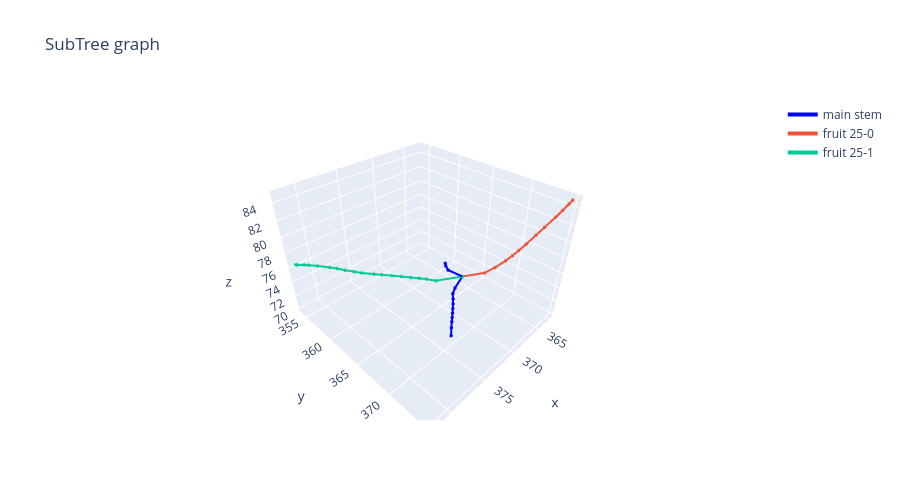

The cell this chart's notebook holds for it:
### Markdown cell above
Let's represent this subgraph:

### Code cell
fig = plotly_treegraph(subtree, height=500, title="SubTree graph", mode="lines+markers", marker_kwargs={'size':2})
fig.show()

### Figure 1 — Plotly figure (JSON) as saved in the notebook; plotly's stock layout.template omitted (floating-point values rounded to 4 significant figures)
{"data": [{"hovertemplate": ["x: %{x}<br>y: %{y}<br>z: %{z}<br>node_id: 389<br>type: main stem", "x: %{x}<br>y: %{y}<br>z: %{z}<br>node_id: 245<br>type: main stem", "x: %{x}<br>y: %{y}<br>z: %{z}<br>node_id: 591<br>type: main stem", "x: %{x}<br>y: %{y}<br>z: %{z}<br>node_id: 592<br>type: main stem", "x: %{x}<br>y: %{y}<br>z: %{z}<br>node_id: 247<br>type: main stem", "x: %{x}<br>y: %{y}<br>z: %{z}<br>node_id: 248<br>type: main stem", "x: %{x}<br>y: %{y}<br>z: %{z}<br>node_id: 249<br>type: main stem", "x: %{x}<br>y: %{y}<br>z: %{z}<br>node_id: 328<br>type: main stem", "x: %{x}<br>y: %{y}<br>z: %{z}<br>node_id: 119<br>type: main stem", "x: %{x}<br>y: %{y}<br>z: %{z}<br>node_id: 292<br>type: main stem", "x: %{x}<br>y: %{y}<br>z: %{z}<br>node_id: 291<br>type: main stem", "x: %{x}<br>y: %{y}<br>z: %{z}<br>node_id: 864<br>type: main stem", "x: %{x}<br>y: %{y}<br>z: %{z}<br>node_id: 329<br>type: main stem", "x: %{x}<br>y: %{y}<br>z: %{z}<br>node_id: 839<br>type: main stem"], "line": {"color": "blue", "width": 4}, "marker": {"size": 2}, "mode": "lines+markers", "name": "main stem", "type": "scatter3d", "x": [373.2, 373.1, 373.0, 373.0, 373.0, 372.9, 372.9, 372.9, 372.9, 372.7, 372.1, 373.6, 374.0, 374.2], "y": [369.4, 369.2, 369.2, 369.2, 369.2, 369.2, 369.2, 369.1, 369.0, 369.1, 369.5, 368.9, 368.9, 368.9], "z": [70.08, 71.12, 72.0, 72.61, 73.23, 73.84, 74.46, 75.1, 75.76, 76.49, 77.83, 79.09, 79.74, 80.2]}, {"hovertemplate": ["x: %{x}<br>y: %{y}<br>z: %{z}<br>node_id: 291<br>type: fruit 25-0", "x: %{x}<br>y: %{y}<br>z: %{z}<br>node_id: 391<br>type: fruit 25-0", "x: %{x}<br>y: %{y}<br>z: %{z}<br>node_id: 75<br>type: fruit 25-0", "x: %{x}<br>y: %{y}<br>z: %{z}<br>node_id: 714<br>type: fruit 25-0", "x: %{x}<br>y: %{y}<br>z: %{z}<br>node_id: 503<br>type: fruit 25-0", "x: %{x}<br>y: %{y}<br>z: %{z}<br>node_id: 715<br>type: fruit 25-0", "x: %{x}<br>y: %{y}<br>z: %{z}<br>node_id: 504<br>type: fruit 25-0", "x: %{x}<br>y: %{y}<br>z: %{z}<br>node_id: 255<br>type: fruit 25-0", "x: %{x}<br>y: %{y}<br>z: %{z}<br>node_id: 472<br>type: fruit 25-0", "x: %{x}<br>y: %{y}<br>z: %{z}<br>node_id: 473<br>type: fruit 25-0", "x: %{x}<br>y: %{y}<br>z: %{z}<br>node_id: 649<br>type: fruit 25-0", "x: %{x}<br>y: %{y}<br>z: %{z}<br>node_id: 845<br>type: fruit 25-0", "x: %{x}<br>y: %{y}<br>z: %{z}<br>node_id: 392<br>type: fruit 25-0"], "line": {"width": 4}, "marker": {"size": 2}, "mode": "lines+markers", "name": "fruit 25-0", "type": "scatter3d", "x": [372.1, 370.2, 369.3, 368.3, 367.6, 367.0, 366.3, 365.5, 364.8, 363.9, 363.4, 363.0, 362.7], "y": [369.5, 370.8, 371.3, 371.8, 372.1, 372.4, 372.7, 373.2, 373.5, 374.1, 374.4, 374.7, 374.8], "z": [77.83, 77.94, 78.42, 79.0, 79.45, 79.89, 80.46, 81.36, 82.13, 83.14, 83.82, 84.44, 84.82]}, {"hovertemplate": ["x: %{x}<br>y: %{y}<br>z: %{z}<br>node_id: 291<br>type: fruit 25-1", "x: %{x}<br>y: %{y}<br>z: %{z}<br>node_id: 72<br>type: fruit 25-1", "x: %{x}<br>y: %{y}<br>z: %{z}<br>node_id: 712<br>type: fruit 25-1", "x: %{x}<br>y: %{y}<br>z: %{z}<br>node_id: 711<br>type: fruit 25-1", "x: %{x}<br>y: %{y}<br>z: %{z}<br>node_id: 502<br>type: fruit 25-1", "x: %{x}<br>y: %{y}<br>z: %{z}<br>node_id: 73<br>type: fruit 25-1", "x: %{x}<br>y: %{y}<br>z: %{z}<br>node_id: 713<br>type: fruit 25-1", "x: %{x}<br>y: %{y}<br>z: %{z}<br>node_id: 179<br>type: fruit 25-1", "x: %{x}<br>y: %{y}<br>z: %{z}<br>node_id: 253<br>type: fruit 25-1", "x: %{x}<br>y: %{y}<br>z: %{z}<br>node_id: 178<br>type: fruit 25-1", "x: %{x}<br>y: %{y}<br>z: %{z}<br>node_id: 254<br>type: fruit 25-1", "x: %{x}<br>y: %{y}<br>z: %{z}<br>node_id: 252<br>type: fruit 25-1", "x: %{x}<br>y: %{y}<br>z: %{z}<br>node_id: 878<br>type: fruit 25-1", "x: %{x}<br>y: %{y}<br>z: %{z}<br>node_id: 877<br>type: fruit 25-1", "x: %{x}<br>y: %{y}<br>z: %{z}<br>node_id: 251<br>type: fruit 25-1", "x: %{x}<br>y: %{y}<br>z: %{z}<br>node_id: 825<br>type: fruit 25-1", "x: %{x}<br>y: %{y}<br>z: %{z}<br>node_id: 824<br>type: fruit 25-1", "x: %{x}<br>y: %{y}<br>z: %{z}<br>node_id: 870<br>type: fruit 25-1", "x: %{x}<br>y: %{y}<br>z: %{z}<br>node_id: 74<br>type: fruit 25-1"], "line": {"width": 4}, "marker": {"size": 2}, "mode": "lines+markers", "name": "fruit 25-1", "type": "scatter3d", "x": [372.1, 373.8, 374.3, 374.7, 375.1, 375.7, 376.2, 376.8, 377.3, 378.1, 378.5, 379.0, 379.5, 379.9, 380.7, 381.3, 381.6, 382.0, 382.1], "y": [369.5, 367.4, 366.6, 366.0, 365.1, 364.3, 363.4, 362.5, 361.8, 360.6, 359.9, 359.0, 358.1, 357.5, 356.3, 355.4, 354.9, 354.2, 354.0], "z": [77.83, 77.04, 77.11, 77.08, 76.97, 76.9, 76.85, 76.79, 76.75, 76.71, 76.7, 76.72, 76.73, 76.74, 76.73, 76.67, 76.63, 76.51, 76.47]}], "layout": {"height": 500, "scene": {"aspectmode": "data"}, "showlegend": true, "title": {"text": "SubTree graph"}, "width": 900}}
